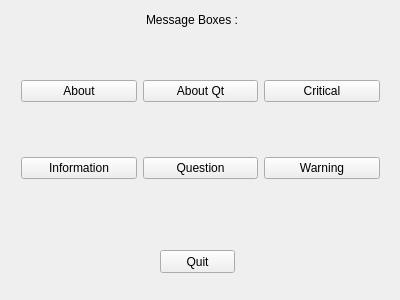
<?xml version="1.0" encoding="UTF-8"?>
<ui version="4.0">
 <class>MainWindow</class>
 <widget class="QMainWindow" name="MainWindow">
  <property name="geometry">
   <rect>
    <x>0</x>
    <y>0</y>
    <width>400</width>
    <height>300</height>
   </rect>
  </property>
  <property name="windowTitle">
   <string>MainWindow</string>
  </property>
  <widget class="QWidget" name="centralWidget">
   <widget class="QLabel" name="label">
    <property name="geometry">
     <rect>
      <x>146</x>
      <y>10</y>
      <width>91</width>
      <height>20</height>
     </rect>
    </property>
    <property name="text">
     <string>Message Boxes :D</string>
    </property>
   </widget>
   <widget class="QPushButton" name="quittingButton">
    <property name="geometry">
     <rect>
      <x>160</x>
      <y>250</y>
      <width>75</width>
      <height>23</height>
     </rect>
    </property>
    <property name="text">
     <string>Quit</string>
    </property>
   </widget>
   <widget class="QWidget" name="">
    <property name="geometry">
     <rect>
      <x>10</x>
      <y>20</y>
      <width>381</width>
      <height>221</height>
     </rect>
    </property>
    <layout class="QGridLayout" name="gridLayout">
     <item row="1" column="1">
      <widget class="QPushButton" name="questionButton">
       <property name="text">
        <string>Question</string>
       </property>
      </widget>
     </item>
     <item row="1" column="2">
      <widget class="QPushButton" name="warningButton">
       <property name="text">
        <string>Warning</string>
       </property>
      </widget>
     </item>
     <item row="1" column="0">
      <widget class="QPushButton" name="informationButton">
       <property name="text">
        <string>Information</string>
       </property>
      </widget>
     </item>
     <item row="0" column="0">
      <widget class="QPushButton" name="aboutButton">
       <property name="text">
        <string>About</string>
       </property>
      </widget>
     </item>
     <item row="0" column="1">
      <widget class="QPushButton" name="aboutQtButton">
       <property name="text">
        <string>About Qt</string>
       </property>
      </widget>
     </item>
     <item row="0" column="2">
      <widget class="QPushButton" name="criticalButton">
       <property name="text">
        <string>Critical</string>
       </property>
      </widget>
     </item>
    </layout>
   </widget>
  </widget>
  <widget class="QMenuBar" name="menuBar">
   <property name="geometry">
    <rect>
     <x>0</x>
     <y>0</y>
     <width>400</width>
     <height>21</height>
    </rect>
   </property>
  </widget>
 </widget>
 <layoutdefault spacing="6" margin="11"/>
 <resources/>
 <connections/>
</ui>
